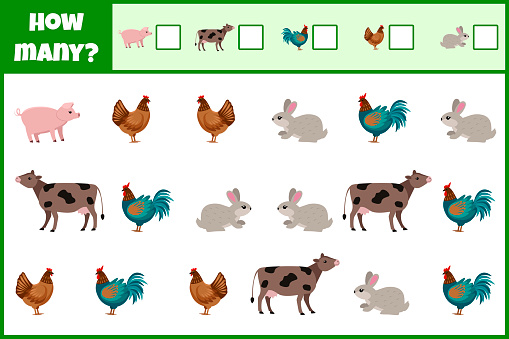
#> input picture img/01/animal.jpg, 509 x 339 px, found by its file name
$ jupyter execute 18.ipynb
#> lines starting #> are read from the running program, lines starting #| are printed output that depends on the picture; after the words box and inside, x2 and y2 are one past the last pixel; in counts of white or black regions, pixels touching at a corner belong together
[cell 1]
import numpy as np
import matplotlib.pyplot as plt
from scipy import ndimage
from PIL import Image

# Đọc ảnh
image = Image.open('C:/Users/tungi/OneDrive/Documents/src_cv/img/01/animal.jpg')
#> image is the input picture: PIL image 509x339 RGB; mean R, G, B 210.6, 223.5, 205.1

# Chuyển sang ảnh xám
gray_image = image.convert('L')
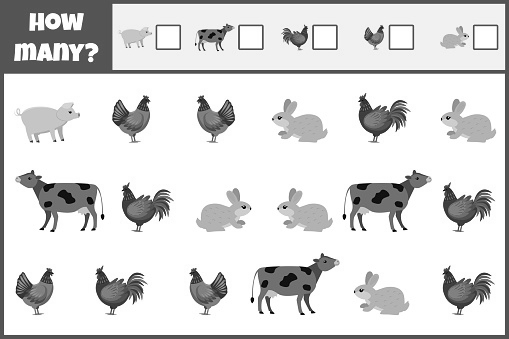
#> gray_image: PIL image 509x339 L; min 0, max 255, mean 217.6

image_array = np.array(gray_image)

# Chuyển sang ảnh nhị phân
binary_image = 1*(image_array<200)
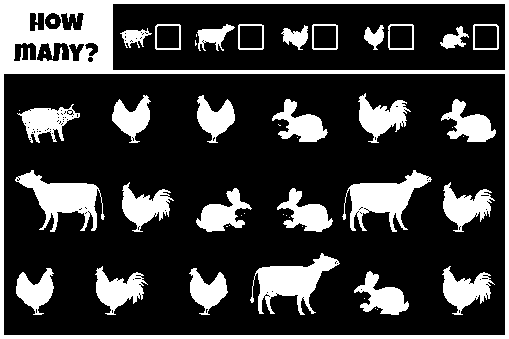
#> binary_image: shape (339, 509) int64; values 0 (black) and 1 (white), 23.9% white; 49 white regions (19 under 20 px), largest, box (x1, y1, x2, y2) and area: (0, 0, 509, 339) 14271, (250, 253, 340, 315) 2348, (15, 170, 105, 232) 2340

# Đánh nhãn
labeled_image, num_features = ndimage.label(binary_image)
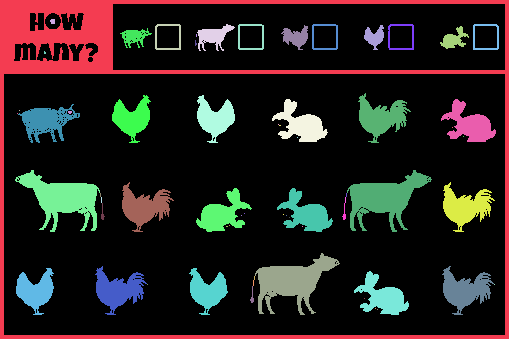
#> labeled_image: shape (339, 509) int32; 64 distinct labels, from 0 to 63; one colour per label, 0 black
#> num_features = 63

# Tạo lưới subplot với 3 dòng và 1 cột
fig, axs = plt.subplots(3, 1, figsize=(50, 50))

plt.subplot(3,1,1)
plt.imshow(gray_image, cmap='gray')
plt.title("Ảnh xám")

plt.subplot(3,1,2)
plt.imshow(binary_image, cmap='gray')
plt.title("Ảnh nhị phân")

plt.subplot(3,1,3)
plt.imshow(labeled_image, cmap='gray')
plt.title(f"Đã đánh nhãn ({num_features} đối tượng)")

plt.show();
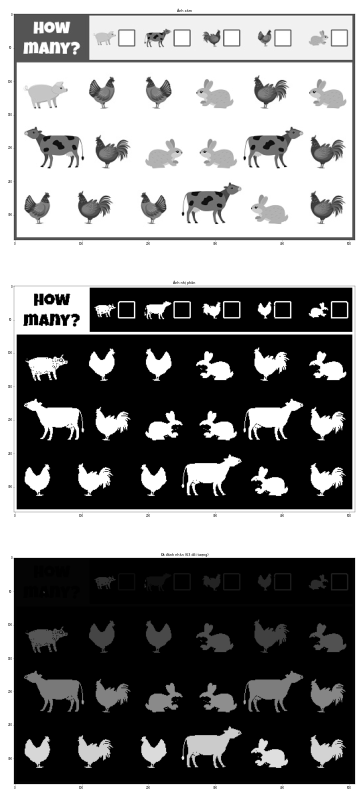
#> figure drawn by matplotlib, 3 panels

[cell 2]
import numpy as np
import matplotlib.pyplot as plt
from scipy import ndimage
from PIL import Image

# Đọc ảnh
image = Image.open('C:/Users/tungi/OneDrive/Documents/src_cv/img/01/animal.jpg')

# Chuyển sang ảnh xám
gray_image = image.convert('L')

image_array = np.array(gray_image)

# Chuyển sang ảnh nhị phân
binary_image = 1*(image_array<200)

# Thực hiện opening để loại bỏ nhiễu và nối các đối tượng
opened_image = ndimage.binary_opening(binary_image, structure=np.ones((5,5)))
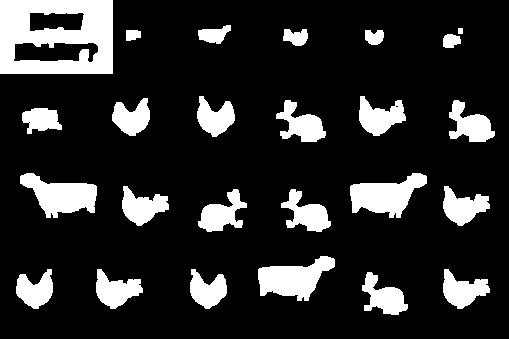
#> opened_image: shape (339, 509) bool; 16.7% white; 25 white regions, largest, box (x1, y1, x2, y2) and area: (0, 0, 113, 74) 6320, (258, 256, 335, 301) 1976, (20, 173, 97, 218) 1964

# Đánh nhãn
labeled_image, num_features = ndimage.label(opened_image)
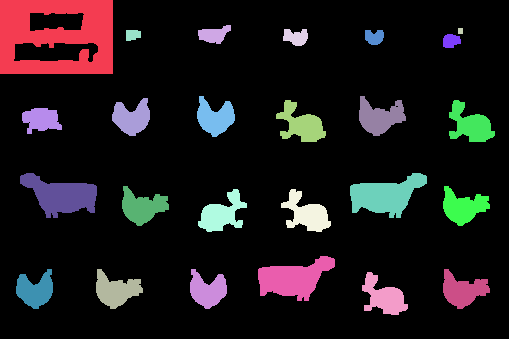
#> labeled_image: shape (339, 509) int32; 26 distinct labels, from 0 to 25; one colour per label, 0 black
#> num_features = 25

# Tạo lưới subplot với 3 dòng và 1 cột
fig, axs = plt.subplots(4, 1, figsize=(50, 50))

plt.subplot(4,1,1)
plt.imshow(gray_image, cmap='gray')
plt.title("Ảnh xám")

plt.subplot(4,1,2)
plt.imshow(binary_image, cmap='gray')
plt.title("Ảnh nhị phân")

plt.subplot(4,1,3)
plt.imshow(opened_image, cmap='gray')
plt.title("Ảnh sau opening")


plt.subplot(4,1,4)
plt.imshow(labeled_image, cmap='gray')
plt.title(f"Đã đánh nhãn ({num_features} đối tượng)")

plt.show();
